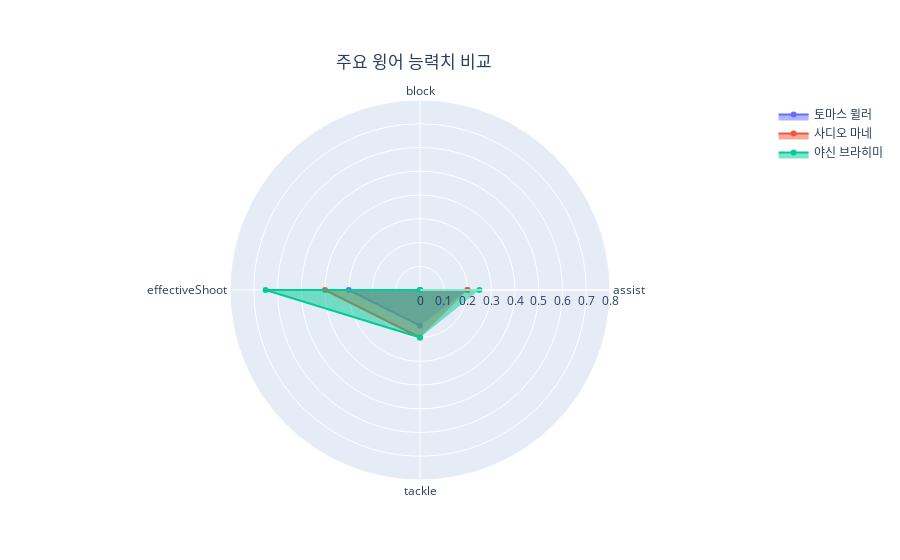

Notebook source saved alongside this figure:
### Code cell
fig = go.Figure()



fig.add_trace(go.Scatterpolar(
      r=[lw_top3.loc[0]['assist'], lw_top3.loc[0]['block'], 
         lw_top3.loc[0]['effectiveShoot'], lw_top3.loc[0]['tackle']],
      theta=categories,
      fill='toself',
      name=lw_topSp[0]
))

fig.add_trace(go.Scatterpolar(
      r=[lw_top3.loc[1]['assist'], lw_top3.loc[1]['block'], 
         lw_top3.loc[1]['effectiveShoot'], lw_top3.loc[1]['tackle']],
      theta=categories,
      fill='toself',
      name=lw_topSp[1]
))

fig.add_trace(go.Scatterpolar(
      r=[lw_top3.loc[2]['assist'], lw_top3.loc[2]['block'], 
         lw_top3.loc[2]['effectiveShoot'], lw_top3.loc[2]['tackle']],
      theta=categories,
      fill='toself',
      name=lw_topSp[2]
))



fig.update_layout(
  polar=dict(
    radialaxis=dict(
      visible=True,
      range=[0, 0.8]
    )),
  showlegend=True,
    title = {
        'text': '주요 윙어 능력치 비교',
        'x': 0.46, 
        'y': 0.9
    }
)

fig.show()

### Figure 1 — Plotly figure (JSON) as saved in the notebook; plotly's stock layout.template omitted (floating-point values rounded to 4 significant figures)
{"data": [{"fill": "toself", "name": "토마스 뮐러", "r": [0.2, 0, 0.3, 0.15], "theta": ["assist", "block", "effectiveShoot", "tackle"], "type": "scatterpolar"}, {"fill": "toself", "name": "사디오 마네", "r": [0.2, 0, 0.4, 0.2], "theta": ["assist", "block", "effectiveShoot", "tackle"], "type": "scatterpolar"}, {"fill": "toself", "name": "야신 브라히미", "r": [0.25, 0, 0.65, 0.2], "theta": ["assist", "block", "effectiveShoot", "tackle"], "type": "scatterpolar"}], "layout": {"polar": {"radialaxis": {"range": [0, 0.8], "visible": true}}, "showlegend": true, "title": {"text": "주요 윙어 능력치 비교", "x": 0.46, "y": 0.9}}}
